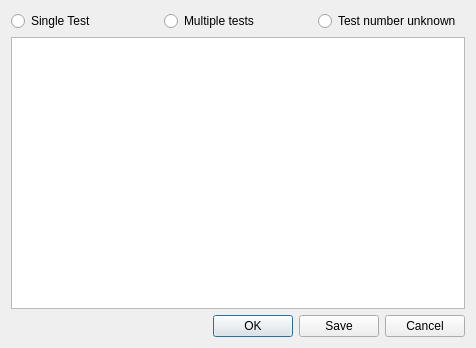
<?xml version="1.0" encoding="UTF-8"?>
<ui version="4.0">
 <class>TemplateEditorD</class>
 <widget class="QDialog" name="TemplateEditorD">
  <property name="geometry">
   <rect>
    <x>0</x>
    <y>0</y>
    <width>476</width>
    <height>348</height>
   </rect>
  </property>
  <property name="windowTitle">
   <string>Dialog</string>
  </property>
  <layout class="QVBoxLayout" name="verticalLayout">
   <item>
    <layout class="QHBoxLayout" name="horizontalLayout_2">
     <item>
      <widget class="QRadioButton" name="radioButton">
       <property name="text">
        <string>Single Test</string>
       </property>
      </widget>
     </item>
     <item>
      <widget class="QRadioButton" name="radioButton_2">
       <property name="text">
        <string>Multiple tests</string>
       </property>
      </widget>
     </item>
     <item>
      <widget class="QRadioButton" name="radioButton_3">
       <property name="text">
        <string>Test number unknown</string>
       </property>
      </widget>
     </item>
    </layout>
   </item>
   <item>
    <widget class="QTextEdit" name="textEdit"/>
   </item>
   <item>
    <widget class="QDialogButtonBox" name="buttonBox">
     <property name="orientation">
      <enum>Qt::Orientation::Horizontal</enum>
     </property>
     <property name="standardButtons">
      <set>QDialogButtonBox::StandardButton::Cancel|QDialogButtonBox::StandardButton::Ok|QDialogButtonBox::StandardButton::Save</set>
     </property>
    </widget>
   </item>
  </layout>
 </widget>
 <resources/>
 <connections>
  <connection>
   <sender>buttonBox</sender>
   <signal>accepted()</signal>
   <receiver>TemplateEditorD</receiver>
   <slot>accept()</slot>
   <hints>
    <hint type="sourcelabel">
     <x>248</x>
     <y>254</y>
    </hint>
    <hint type="destinationlabel">
     <x>157</x>
     <y>274</y>
    </hint>
   </hints>
  </connection>
  <connection>
   <sender>buttonBox</sender>
   <signal>rejected()</signal>
   <receiver>TemplateEditorD</receiver>
   <slot>reject()</slot>
   <hints>
    <hint type="sourcelabel">
     <x>316</x>
     <y>260</y>
    </hint>
    <hint type="destinationlabel">
     <x>286</x>
     <y>274</y>
    </hint>
   </hints>
  </connection>
 </connections>
</ui>
